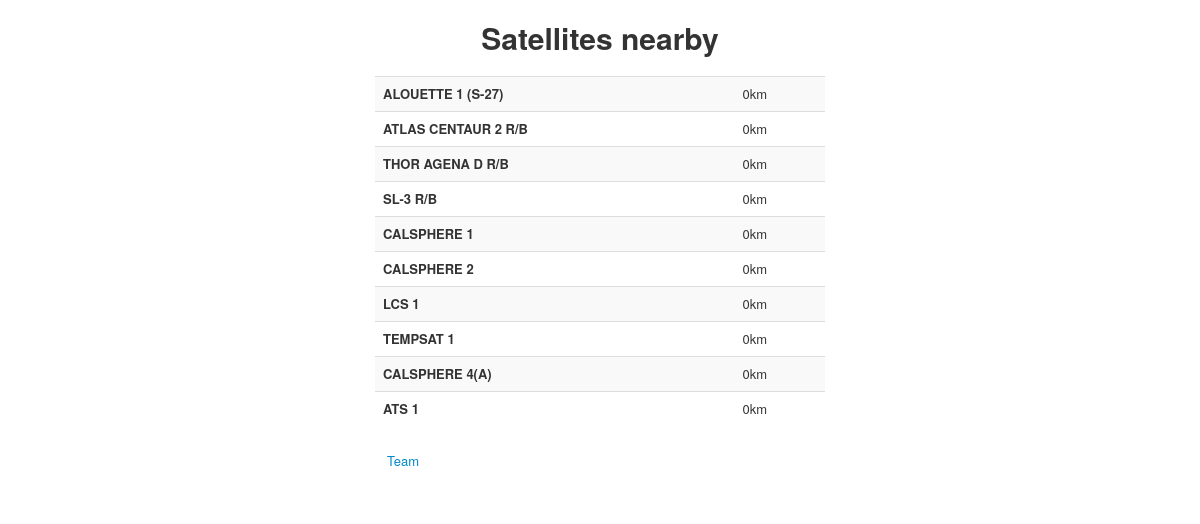
The page / on the database its author committed.
### tables this page shows
CREATE TABLE IF NOT EXISTS `spaceobjects` (
  `id` int(11) NOT NULL AUTO_INCREMENT,
  `category` varchar(255) NOT NULL,
  `name` varchar(255) NOT NULL,
  `nomradId` varchar(255) NOT NULL,
  `intCode` varchar(255) NOT NULL,
  `launchDate` varchar(255) NOT NULL,
  `period` varchar(255) NOT NULL,
  PRIMARY KEY (`id`),
  KEY `category` (`category`,`name`)
);

### index.php (the view, shortened to what this page needs)
<?php
include('lib/functions.php');
$query = "SELECT * FROM spaceobjects LIMIT 10";
$result = $mysql->query($query);
?><!DOCTYPE html>
<html>
<head>
	<link rel="stylesheet" href="css/bootstrap.css" media="screen" />
	<link rel="stylesheet" href="css/nasa.css" media="screen" />
</head>
<body>
<div id="homepage" class="container separated">
	<h1>Satellites nearby</h1>
	<table class="table table-striped satellite-checkin-list">
<?php while ($row = $result->fetch_assoc()) { ?>
		<tr data-href="SatelitePreview.php?satelliteId=<?= $row["id"]?>">
			<td><strong><?echo $row["name"]?></strong></td>
			<td>0km</td>
		</tr>
<? } ?>
	</table>
	<nav>
		<ul class="nav nav-pills">
			<li><a href="about-us.html">Team</a></li>
		</ul>
	</nav>
</div>
</body>
</html>

### css/nasa.css (style rules this page uses)
h1 { text-align:center; }
.container, .satellite-checkin-list { margin-top:20px; width:450px; }
.satellite-checkin-list td { cursor:pointer; }

### rows shown on the page
spaceobjects: name "ALOUETTE 1 (S-27)"
spaceobjects: name "ATLAS CENTAUR 2 R/B"
spaceobjects: name "THOR AGENA D R/B"
spaceobjects: name "SL-3 R/B"
spaceobjects: name "CALSPHERE 1"
spaceobjects: name "CALSPHERE 2"
spaceobjects: name "LCS 1"
spaceobjects: name "TEMPSAT 1"
spaceobjects: name "CALSPHERE 4(A)"
spaceobjects: name "ATS 1"
